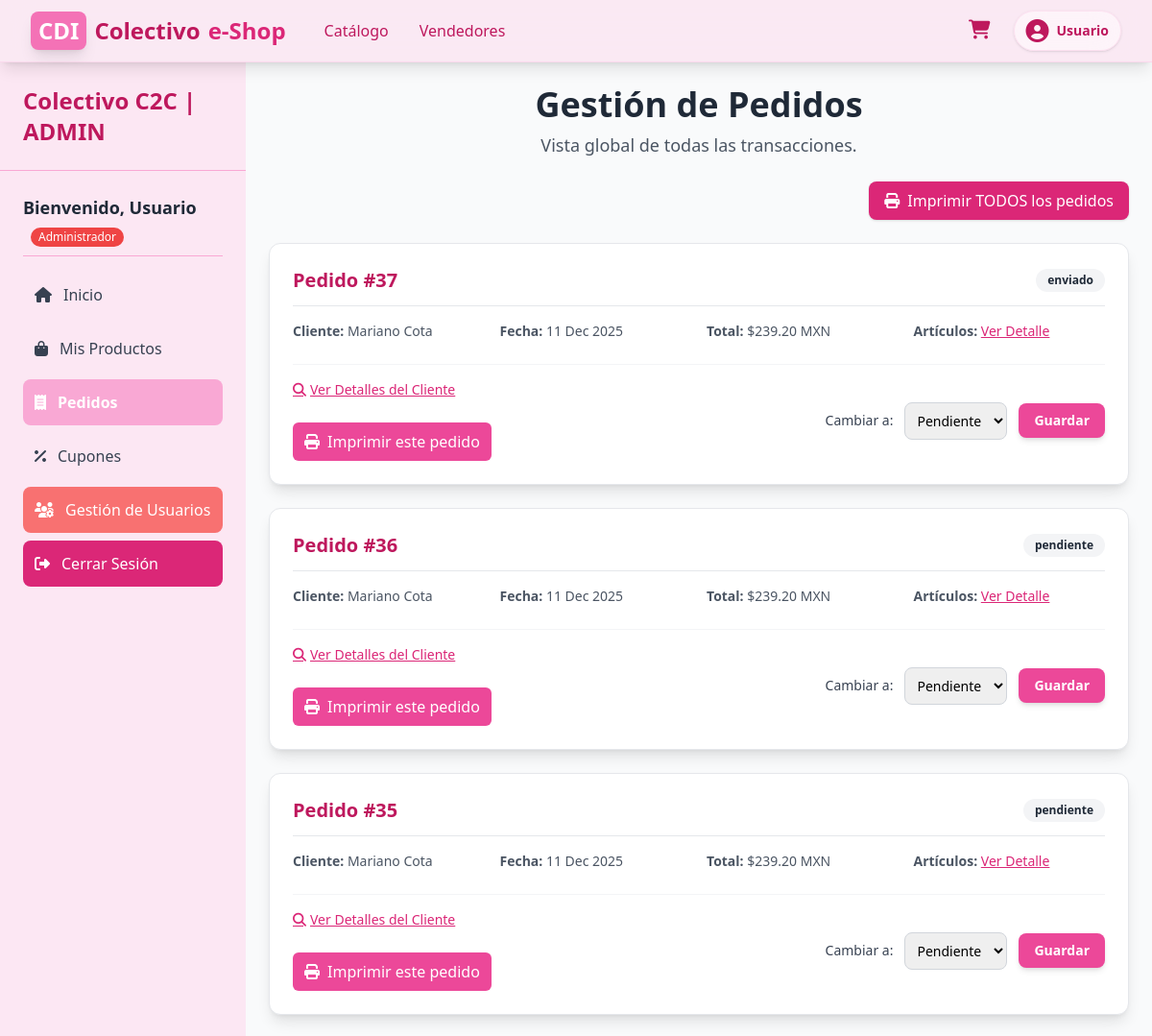
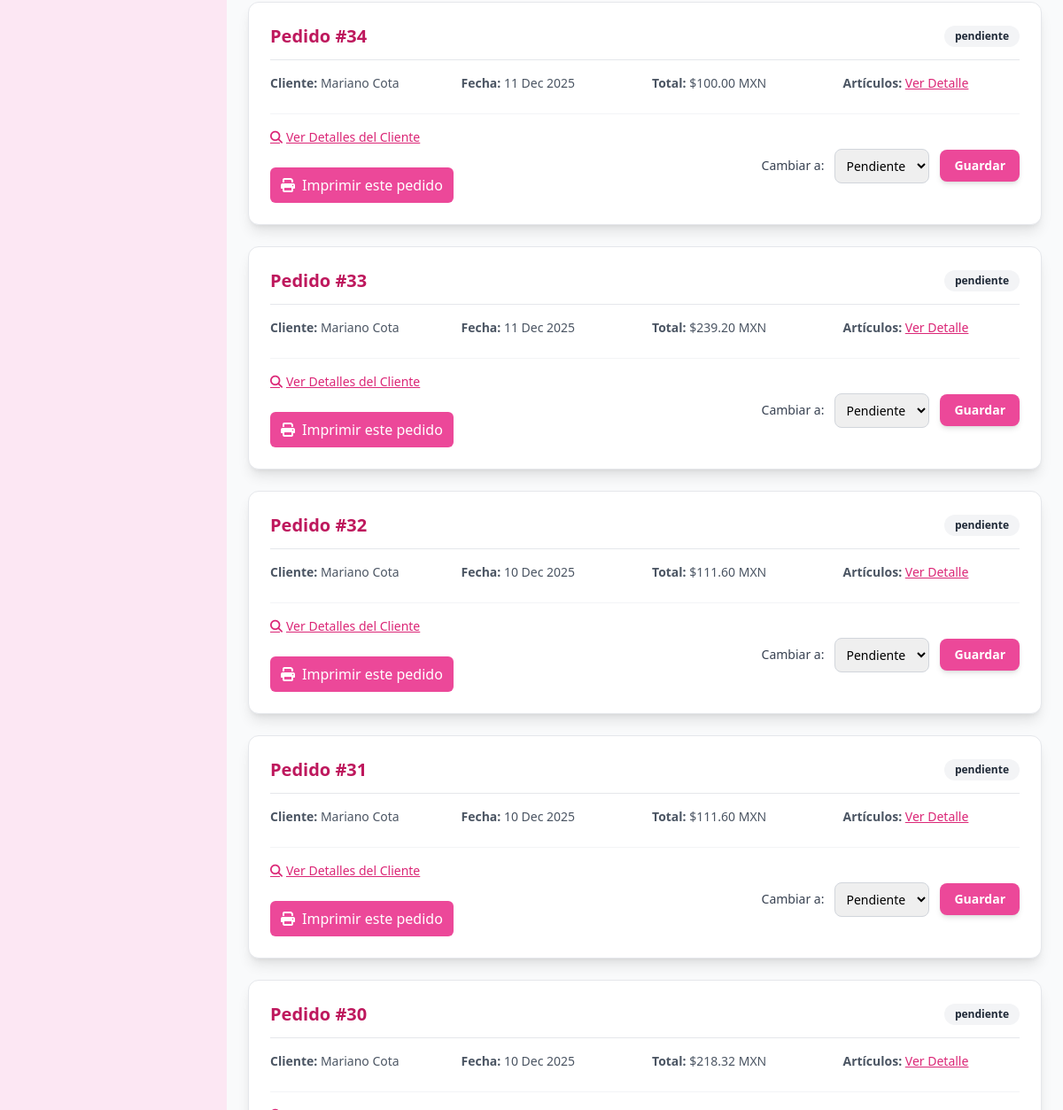
The page /pages/pedidos_vendedor.php (signed in) on the database its author committed (2 pictures, top to bottom).
### tables this page shows
CREATE TABLE `pedidos` (
  `id` int(11) NOT NULL,
  `id_usuario` int(11) NOT NULL,
  `fecha` datetime DEFAULT current_timestamp(),
  `total` decimal(10,2) NOT NULL,
  `nombre_cliente` varchar(100) NOT NULL,
  `apellido_cliente` varchar(100) NOT NULL,
  `email_cliente` varchar(100) DEFAULT NULL,
  `id_metodo_pago` int(11) DEFAULT NULL,
  `numero_tarjeta` varchar(16) DEFAULT NULL,
  `titular_tarjeta` varchar(100) DEFAULT NULL,
  `fecha_vencimiento` varchar(5) DEFAULT NULL,
  `direccion_envio` text NOT NULL,
  `estado` enum('pendiente','pagado','enviado','entregado','cancelado') DEFAULT 'pendiente'
);

### pages/pedidos_vendedor.php (the view, shortened to what this page needs)
<?php
$conn = connect_db();
$user_role = $_SESSION['user_role'] ?? 'invitado';
$colectivo_id = null;
$role_display = ($user_role == 'admin') ? 'Administrador' : 'Vendedor';
$role_color = ($user_role == 'admin') ? 'bg-red-500' : 'bg-pink-600';
$pedidos = [];
$join_sql = "";
$filtro_where = "";
$bind_list_params = "";
$bind_list_values = [];
if ($conn && ($colectivo_id || $user_role === 'admin')) {
    $sql_pedidos = "
    SELECT
        p.id,
        p.total,
        p.estado,
        p.fecha,
        p.nombre_cliente,
        p.apellido_cliente
    FROM
        pedidos p
    " . $join_sql . "
    " . $filtro_where . "
    GROUP BY p.id
    ORDER BY p.fecha DESC";
    if ($user_role === 'vendedor' && $colectivo_id) {
        $stmt_list = $conn->prepare($sql_pedidos);
        if ($stmt_list) {
            call_user_func_array([$stmt_list, 'bind_param'], array_merge([$bind_list_params], $bind_list_values));
            $stmt_list->execute();
            $result_p = $stmt_list->get_result();
            while ($row = $result_p->fetch_assoc()) {
                $pedidos[] = $row;
            }
            $stmt_list->close();
        }
    } else {
        $result_p = $conn->query($sql_pedidos);
        if ($result_p) {
            while ($row = $result_p->fetch_assoc()) {
                $pedidos[] = $row;
            }
        }
    }
}
require_once __DIR__ . '/../includes/header.php';
?>
<div class="flex h-screen bg-gray-50">
    <aside class="w-64 bg-pink-100 text-gray-800 shadow-xl">
        <div class="p-6 text-2xl font-bold border-b border-pink-300 text-pink-700">
            Colectivo C2C | <?php echo strtoupper($user_role); ?>
        </div>
        <div class="p-6">
            <div class="text-lg font-semibold mb-4 border-b border-pink-300 pb-2">
                Bienvenido, <?php echo htmlspecialchars($user_name); ?>
                <span class="inline-block px-2 py-0.5 text-xs font-medium text-white rounded-full <?php echo $role_color; ?> ml-2">
                    <?php echo $role_display; ?>
                </span>
            </div>
            <nav class="space-y-2">
                <a href="dashboard.php" class="flex items-center p-3 rounded-lg hover:bg-pink-200 text-gray-700 transition duration-150">
                    <i class="fas fa-home mr-3"></i> Inicio
                </a>
                <a href="productos_vendedor.php" class="flex items-center p-3 rounded-lg hover:bg-pink-200 text-gray-700 transition duration-150">
                    <i class="fas fa-shopping-bag mr-3"></i> Mis Productos
                </a>
                <a href="pedidos_vendedor.php" class="flex items-center p-3 rounded-lg bg-pink-300 font-bold text-white transition duration-150">
                    <i class="fas fa-receipt mr-3"></i> Pedidos
                </a>
                <a href="cupones_vendedor.php" class="flex items-center p-3 rounded-lg hover:bg-pink-200 text-gray-700 transition duration-150">
                    <i class="fas fa-percent mr-3"></i> Cupones
                </a>
                <?php if ($user_role == 'admin'): ?>
                <a href="admin/gestion_usuarios.php" class="flex items-center p-3 rounded-lg bg-red-400 text-white hover:bg-red-500 transition duration-150">
                    <i class="fas fa-users-cog mr-3"></i> Gestión de Usuarios
                </a>
                <?php endif; ?>
                <a href="../acciones/auth_action.php?action=logout" class="flex items-center p-3 rounded-lg bg-pink-600 text-white hover:bg-pink-700 transition duration-150 mt-4">
                    <i class="fas fa-sign-out-alt mr-3"></i> Cerrar Sesión
                </a>
            </nav>
        </div>
    </aside>
    <main class="flex-1 overflow-y-auto overflow-x-hidden bg-gray-50 p-6 min-w-0">
        <div class="max-w-4xl mx-auto">
            <header class="text-center mb-6">
                <h1 class="text-4xl font-extrabold text-gray-800 mb-2">
                    Gestión de Pedidos
                </h1>
                <p class="text-lg text-gray-600">
                    <?php echo ($user_role === 'admin') ? 'Vista global de todas las transacciones.' : 'Pedidos que tu tienda debe gestionar y enviar.'; ?>
                </p>
            </header>
            <div class="mb-6 text-right">
                <button onclick="imprimirTodosPedidos()" class="inline-flex items-center px-4 py-2 bg-pink-600 text-white rounded-lg shadow hover:bg-pink-700">
                    <i class="fas fa-print mr-2"></i> Imprimir TODOS los pedidos
                </button>
            </div>
            <div class="space-y-6">
                <?php if (empty($pedidos)): ?>
                    <div class="bg-white p-8 rounded-xl shadow-lg border border-pink-200 text-center">
                        <svg xmlns="http://www.w3.org/2000/svg" class="mx-auto h-12 w-12 text-pink-500" fill="none" viewBox="0 0 24 24" stroke="currentColor" stroke-width="2">
                            <path stroke-linecap="round" stroke-linejoin="round" d="M9 5H7a2 2 0 00-2 2v12a2 2 0 002 2h10a2 2 0 002-2V7a2 2 0 00-2-2h-2M9 5a2 2 0 002 2h2a2 2 0 002-2M9 5a2 2 0 012-2h2a2 2 0 012 2m-3 7h3m-3 4h3m-6-4h.01M9 16h.01" />
                        </svg>
                        <h3 class="mt-4 text-xl font-semibold text-gray-800">No hay pedidos para gestionar</h3>
                        <p class="mt-2 text-gray-500">
                            ¡Tu lista está limpia! Momento de descansar o añadir más productos.
                        </p>
                        <div class="mt-6">
                            <a href="formulario_producto.php"
                               class="inline-flex items-center px-4 py-2 border border-transparent text-sm font-medium rounded-lg shadow-md text-white bg-pink-500 hover:bg-pink-600 transition">
                                <i class="fas fa-plus mr-2"></i> Añadir Productos
                            </a>
                        </div>
                    </div>
                <?php else: ?>
                    <?php foreach ($pedidos as $pedido): ?>
                        <?php
                            $estado_display = htmlspecialchars($pedido['estado']);
                            $status_classes = match ($pedido['estado']) {
                                'Pendiente' => 'bg-yellow-100 text-yellow-800',
                                'Enviado' => 'bg-blue-100 text-blue-800',
                                'Entregado' => 'bg-green-100 text-green-800',
                                'Cancelado' => 'bg-red-100 text-red-800',
                                default => 'bg-gray-100 text-gray-800',
                            };
                        ?>
                        <div class="bg-white p-6 rounded-xl shadow-lg border border-gray-200">
                            <div class="flex justify-between items-center mb-4 border-b pb-3">
                                <h2 class="text-xl font-bold text-pink-700">
                                    Pedido #<?php echo htmlspecialchars($pedido['id']); ?>
                                </h2>
                                <span class="px-3 py-1 text-xs font-semibold rounded-full <?php echo $status_classes; ?>">
                                    <?php echo $estado_display; ?>
                                </span>
                            </div>
                            <div class="grid grid-cols-2 md:grid-cols-4 gap-4 text-sm text-gray-600">
                                <p class="col-span-2 md:col-span-1">
                                    <strong>Cliente:</strong> <?php echo htmlspecialchars($pedido['nombre_cliente'] . ' ' . $pedido['apellido_cliente']); ?>
                                </p>
                                <p><strong>Fecha:</strong> <?php echo date('d M Y', strtotime($pedido['fecha'])); ?></p>
                                <p><strong>Total:</strong> $<?php echo number_format($pedido['total'], 2); ?> MXN</p>
                                <p>
                                    <strong>Artículos:</strong>
                                    <button type="button"
                                        onclick="abrirModal(<?php echo $pedido['id']; ?>, 'articulos')"
                                        class="text-pink-600 hover:text-pink-800 underline transition">
                                        Ver Detalle
                                    </button>
                                </p>
                            </div>
                            <div class="mt-6 pt-4 border-t border-gray-100 flex justify-between items-center">
                                <div>
                                    <button type="button"
                                        onclick="abrirModal(<?php echo $pedido['id']; ?>, 'cliente')"
                                        class="text-sm font-medium text-pink-600 hover:text-pink-800 transition flex items-center underline mr-4">
                                        <i class="fas fa-search mr-1"></i> Ver Detalles del Cliente
                                    </button>
                                    <button type="button"
                                            onclick="imprimirPedido(<?php echo $pedido['id']; ?>)"
                                            class="inline-flex items-center px-3 py-2 bg-pink-500 text-white rounded-md hover:bg-pink-600 transition">
                                        <i class="fas fa-print mr-2"></i> Imprimir este pedido
                                    </button>
                                </div>
                                <form method="POST" action="pedidos_vendedor.php" class="flex items-center space-x-3">
                                    <label for="status-<?php echo $pedido['id']; ?>" class="text-sm font-medium text-gray-700">Cambiar a:</label>
                                    <select name="new_status" id="status-<?php echo $pedido['id']; ?>" class="p-2 border border-gray-300 rounded-lg text-sm focus:ring-pink-500 focus:border-pink-500">
                                        <option value="Pendiente" <?php echo ($pedido['estado'] == 'Pendiente') ? 'selected' : ''; ?>>Pendiente</option>
                                    </select>
                                    <button type="submit" class="bg-pink-500 text-white py-2 px-4 rounded-lg text-sm font-semibold hover:bg-pink-600 transition shadow-md">
                                        Guardar
                                    </button>
                                </form>
                            </div>
                        </div>
                    <?php endforeach; ?>
                <?php endif; ?>
            </div>
        </div>
    </main>
</div>
<?php
include '../includes/footer.php';
?>

### rows shown on the page
pedidos: id "37", estado "enviado", nombre_cliente+apellido_cliente "Mariano Cota", fecha "11 Dec 2025", total "239.20", new_status "Pendiente"
pedidos: id "36", estado "pendiente", nombre_cliente+apellido_cliente "Mariano Cota", fecha "11 Dec 2025", total "239.20", new_status "Pendiente"
pedidos: id "35", estado "pendiente", nombre_cliente+apellido_cliente "Mariano Cota", fecha "11 Dec 2025", total "239.20", new_status "Pendiente"
pedidos: id "34", estado "pendiente", nombre_cliente+apellido_cliente "Mariano Cota", fecha "11 Dec 2025", total "100.00", new_status "Pendiente"
pedidos: id "33", estado "pendiente", nombre_cliente+apellido_cliente "Mariano Cota", fecha "11 Dec 2025", total "239.20", new_status "Pendiente"
pedidos: id "32", estado "pendiente", nombre_cliente+apellido_cliente "Mariano Cota", fecha "10 Dec 2025", total "111.60", new_status "Pendiente"
pedidos: id "31", estado "pendiente", nombre_cliente+apellido_cliente "Mariano Cota", fecha "10 Dec 2025", total "111.60", new_status "Pendiente"
pedidos: id "30", estado "pendiente", nombre_cliente+apellido_cliente "Mariano Cota", fecha "10 Dec 2025", total "218.32"

### other values the page prints
$user_name "Usuario"
$user_role "ADMIN"
$role_display "Administrador"
